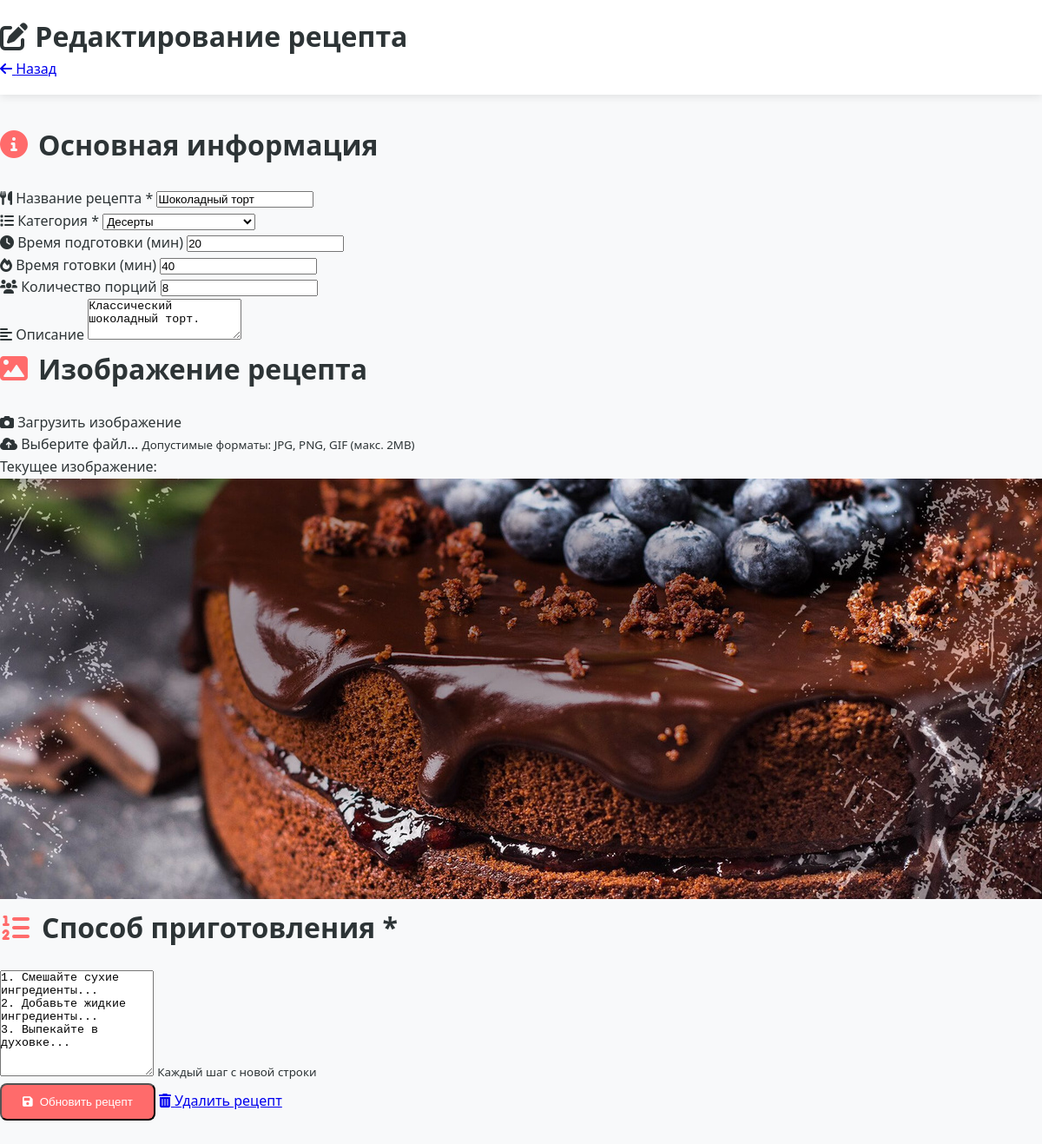
The page /cooking/edit_recipe.php?id=1 (signed in) on the database its author committed.
### tables this page shows
CREATE TABLE `recipes` (
  `recipe_id` int NOT NULL,
  `category_id` int NOT NULL,
  `recipe_name` varchar(255) NOT NULL,
  `description` text,
  `instructions` text NOT NULL,
  `prep_time` int DEFAULT NULL,
  `cook_time` int DEFAULT NULL,
  `servings` int DEFAULT NULL,
  `user_id` int NOT NULL,
  `image_url` varchar(255) DEFAULT NULL,
  `created_at` timestamp NULL DEFAULT CURRENT_TIMESTAMP
);

CREATE TABLE `categories` (
  `category_id` int NOT NULL,
  `category_name` varchar(255) NOT NULL,
  `description` text
);

### cooking/edit_recipe.php (the view, shortened to what this page needs)
<?php
require_once __DIR__ . '/config.php';
$recipeId = isset($_GET['id']) ? (int)$_GET['id'] : 0;
$recipe = null;
if ($recipeId > 0) {
    try {
        $stmt = $pdo->prepare("SELECT * FROM recipes WHERE recipe_id = ?");
        $stmt->execute([$recipeId]);
        $recipe = $stmt->fetch(PDO::FETCH_ASSOC);
    } catch (PDOException $e) {
        error_log("Ошибка при загрузке рецепта: " . $e->getMessage());
        $error = "Ошибка при загрузке данных рецепта";
    }
}
$categories = [];
try {
    $stmt = $pdo->query("SELECT * FROM categories");
    $categories = $stmt->fetchAll(PDO::FETCH_ASSOC);
} catch (PDOException $e) {
    error_log("Ошибка при загрузке категорий: " . $e->getMessage());
    $error = "Ошибка при загрузке категорий";
}
?>
<!DOCTYPE html>
<html lang="ru">
<head>
    <link rel="stylesheet" href="https://cdnjs.cloudflare.com/ajax/libs/font-awesome/6.0.0/css/all.min.css">
    <link rel="stylesheet" href="styles/favorites.css">
</head>
<body>
    <div class="edit-recipe-container">
        <header class="edit-recipe-header">
            <h1><i class="fas fa-<?= $recipeId ? 'edit' : 'plus-circle' ?>"></i> <?= $recipeId ? 'Редактирование рецепта' : 'Создание нового рецепта' ?></h1>
            <a href="<?= $recipeId ? 'recipe.php?id='.$recipeId : 'index.php' ?>" class="btn btn-back">
                <i class="fas fa-arrow-left"></i> Назад
            </a>
        </header>
        <main>
            <form method="post" enctype="multipart/form-data" class="recipe-form">
                <div class="form-section">
                    <h2><i class="fas fa-info-circle"></i> Основная информация</h2>
                    <div class="form-group">
                        <label for="recipe_name"><i class="fas fa-utensils"></i> Название рецепта *</label>
                        <input type="text" id="recipe_name" name="recipe_name"
                               value="<?= htmlspecialchars($recipe['recipe_name'] ?? '') ?>" required>
                    </div>
                    <div class="form-group">
                        <label for="category_id"><i class="fas fa-list"></i> Категория *</label>
                        <select id="category_id" name="category_id" required>
                            <?php foreach ($categories as $category): ?>
                                <option value="<?= $category['category_id'] ?>"
                                    <?= ($recipe['category_id'] ?? '') == $category['category_id'] ? 'selected' : '' ?>>
                                    <?= htmlspecialchars($category['category_name']) ?>
                                </option>
                            <?php endforeach; ?>
                        </select>
                    </div>
                    <div class="form-row">
                        <div class="form-group">
                            <label for="prep_time"><i class="fas fa-clock"></i> Время подготовки (мин)</label>
                            <input type="number" id="prep_time" name="prep_time" min="0"
                                   value="<?= $recipe['prep_time'] ?? 15 ?>">
                        </div>
                        <div class="form-group">
                            <label for="cook_time"><i class="fas fa-fire"></i> Время готовки (мин)</label>
                            <input type="number" id="cook_time" name="cook_time" min="0"
                                   value="<?= $recipe['cook_time'] ?? 30 ?>">
                        </div>
                        <div class="form-group">
                            <label for="servings"><i class="fas fa-users"></i> Количество порций</label>
                            <input type="number" id="servings" name="servings" min="1"
                                   value="<?= $recipe['servings'] ?? 2 ?>">
                        </div>
                    </div>
                    <div class="form-group">
                        <label for="description"><i class="fas fa-align-left"></i> Описание</label>
                        <textarea id="description" name="description" rows="3"><?= htmlspecialchars($recipe['description'] ?? '') ?></textarea>
                    </div>
                </div>
                <div class="form-section">
                    <h2><i class="fas fa-image"></i> Изображение рецепта</h2>
                    <div class="form-group">
                        <label for="recipe_image"><i class="fas fa-camera"></i> Загрузить изображение</label>
                        <div class="file-upload-wrapper">
                            <label class="file-upload-label">
                                <i class="fas fa-cloud-upload-alt"></i>
                                <span class="file-upload-text">Выберите файл...</span>
                            </label>
                            <small class="file-hint">Допустимые форматы: JPG, PNG, GIF (макс. 2MB)</small>
                        </div>
                        <?php if (!empty($recipe['image_url'])): ?>
                            <div class="current-image-preview">
                                <p>Текущее изображение:</p>
                                <img src="<?= htmlspecialchars($recipe['image_url']) ?>"
                                     alt="Текущее изображение рецепта">
                            </div>
                        <?php endif; ?>
                    </div>
                </div>
                <div class="form-section">
                    <h2><i class="fas fa-list-ol"></i> Способ приготовления *</h2>
                    <div class="form-group">
                        <textarea id="instructions" name="instructions" rows="8" required><?= htmlspecialchars($recipe['instructions'] ?? '') ?></textarea>
                        <small class="form-hint">Каждый шаг с новой строки</small>
                    </div>
                </div>
                <div class="form-actions">
                    <button type="submit" class="btn btn-primary">
                        <i class="fas fa-save"></i> <?= $recipeId ? 'Обновить рецепт' : 'Создать рецепт' ?>
                    </button>
                    <?php if ($recipeId): ?>
                        <a href="delete_recipe.php?id=<?= $recipeId ?>"
                           class="btn btn-danger"
                           onclick="return confirm('Вы точно хотите удалить этот рецепт?')">
                            <i class="fas fa-trash-alt"></i> Удалить рецепт
                        </a>
                    <?php endif; ?>
                </div>
            </form>
        </main>
    </div>
</body>
</html>

### cooking/styles/favorites.css (style rules this page uses)
:root { --primary: #FF6B6B; --primary-light: #FF8E8E; --primary-dark: #FF4757; --secondary: #70A1FF; --success: #4CAF50; --danger: #F44336; --warning: #FF9800; --dark: #2D3436; --gray: #636E72; --light-gray: #DFE6E9; --light: #F8F9FA; --white: #FFFFFF; --border: #E0E0E0; --radius: 8px; --shadow: 0 2px 10px rgba(0, 0, 0, 0.1); --shadow-hover: 0 4px 15px rgba(0, 0, 0, 0.15); }
* { margin: 0; padding: 0; box-sizing: border-box; }
body { font-family: 'Segoe UI', Tahoma, Geneva, Verdana, sans-serif; line-height: 1.6; color: var(--dark); background-color: var(--light); }
header { background-color: var(--white); box-shadow: var(--shadow); padding: 1rem 0; margin-bottom: 2rem; }
main { padding-bottom: 2rem; }
h2 { font-size: 2rem; margin-bottom: 1.5rem; color: var(--dark); display: flex; align-items: center; gap: 0.75rem; }
h2 i { color: var(--primary); }
.btn-primary { display: inline-flex; align-items: center; justify-content: center; gap: 0.5rem; padding: 0.75rem 1.5rem; background-color: var(--primary); color: white; border-radius: var(--radius); font-weight: 500; text-decoration: none; transition: all 0.3s; }

### rows shown on the page
recipes: recipe_name "Шоколадный торт", category_id "Десерты", prep_time "20", cook_time "40", servings "8", description "Классический шоколадный торт.", image_url (picture), instructions "1. Смешайте сухие ингредиенты... 2. Добавьте жидкие ингредиенты... 3. Выпекайте в духовке..."
